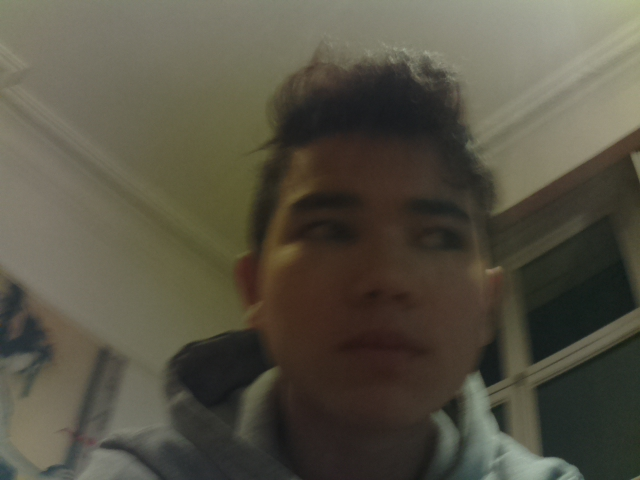
#> input picture images/0.jpg, 640 x 480 px, found by its file name; its folder holds only this picture in this run
$ python preprocessor.py   (older library calls are emulated)
#> lines starting #> are read from the running program, lines starting #| are printed output that depends on the picture
import imageio
from os import listdir
from os.path import isfile, join
from PIL import Image


# select path depending of the machine used
#path = '/home/pi/Documents/eigenfaces/'
path = '/Users/ryffel/Documents/TPE/eigenfaces/'
path_source = path + 'images/'
path_target = path + 'data/'

files = [path_source+file for file in listdir(path_source) if isfile(join(path_source, file)) and file != '.DS_Store']


# convert is necessary img in B&W
if False:
    for file in files:
        print(file)
        image_file = Image.open(file)  # open colour image
        image_file = image_file.convert('L')  # convert image to black and white
        image_file.save(file)


for file in files:
    print(file)

    # crop image
    img = imageio.imread(file)
#> img is the input picture: shape (480, 640, 3); mean R, G, B 85.7, 82, 67.9
    #print(img.shape)
    height = img.shape[0]
#> height = 480
    width = img.shape[1]
#> width = 640
    filename = file.split('/')[-1]
    label = filename.split('_')[0]
    if label == 'max':
        img = img[int(0.10*height):int(0.724*height), int(0.38*width):int(0.71*width)]
    elif label == 'victor':
        img = img[int(0.12*height):int(0.88*height), int(0.30 * width):int(0.70 * width)]
    imageio.imwrite(path_target + filename, img)

    # reduce quality
    basewidth = 37
    img = Image.open(path_target + filename)
    wpercent = (basewidth / float(img.size[0]))
#> wpercent = 0.0578
    hsize = int((float(img.size[1]) * float(wpercent)))
#> hsize = 27
    img = img.resize((basewidth, hsize), Image.ANTIALIAS)
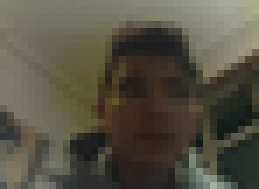
#> img: PIL image 37x27 RGB (shown 7 times larger); mean R, G, B 85.5, 82, 67.9
    img.save(path_target + filename)

$ run again, on images/max_1_0.jpg
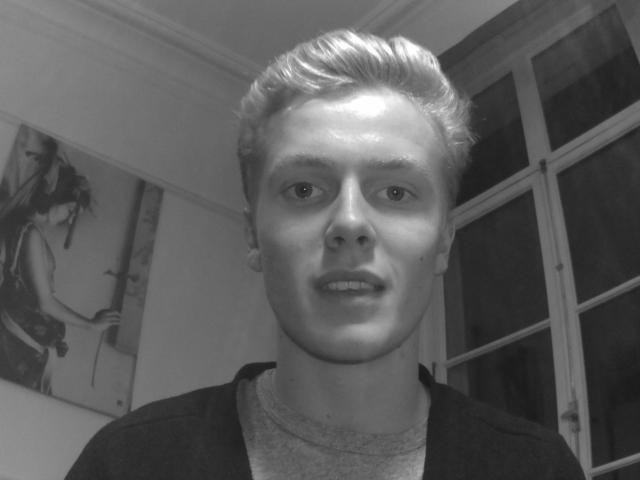
#> input picture images/max_1_0.jpg, 640 x 480 px, found by its file name
#> img is the input picture: shape (480, 640); min 24, max 255, mean 90.9
#> `img = img[int(0.10*height):int(0.724*height), int(0.38*width):int(0.71..`:
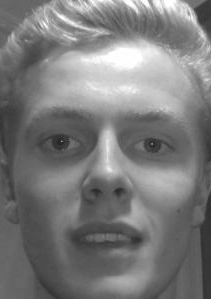
#> img: shape (299, 211); min 32, max 255, mean 122.7
#> `img = img.resize((basewidth, hsize), Image.ANTIALIAS)`:
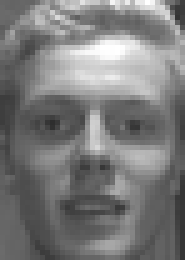
#> img: PIL image 37x52 L (shown 5 times larger); min 46, max 255, mean 122.7

$ run again, on images/max_1_12.jpg
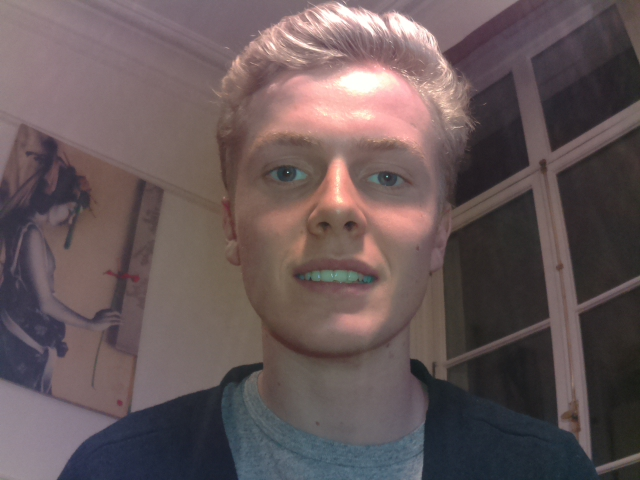
#> input picture images/max_1_12.jpg, 640 x 480 px, found by its file name
#> img is the input picture: shape (480, 640, 3); mean R, G, B 102, 87.3, 88.4
#> `img = img[int(0.10*height):int(0.724*height), int(0.38*width):int(0.71..`:
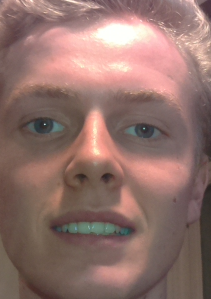
#> img: shape (299, 211, 3); mean R, G, B 144.3, 113.5, 106.9
#> `img = img.resize((basewidth, hsize), Image.ANTIALIAS)`:
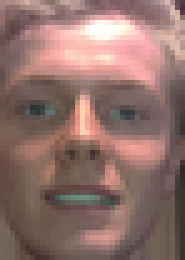
#> img: PIL image 37x52 RGB (shown 5 times larger); mean R, G, B 144.2, 113.4, 107
